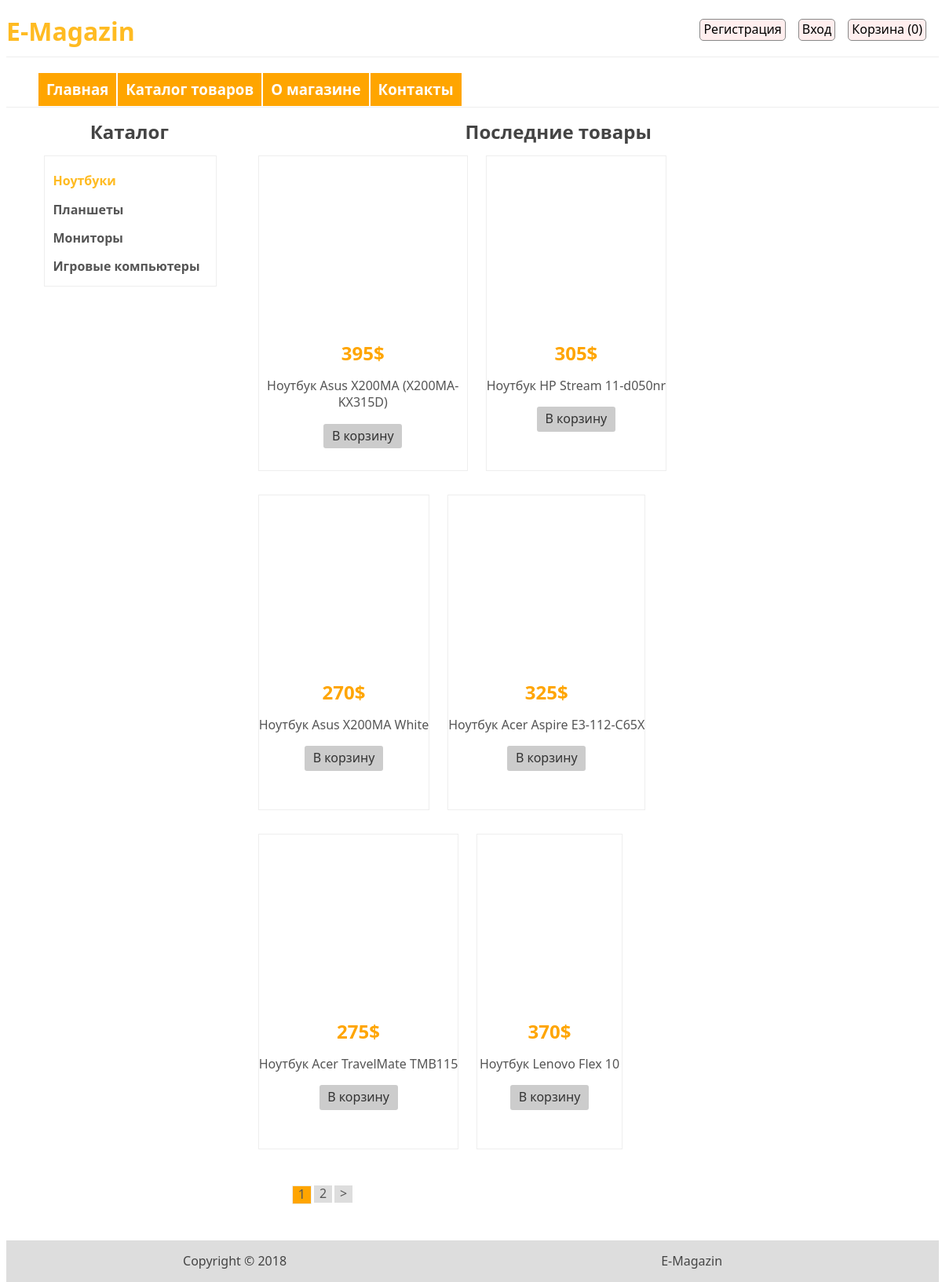
/MagazinSite/category/13, run on the app's committed database.
### tables this page shows
CREATE TABLE IF NOT EXISTS `category` (
  `id` int(11) NOT NULL AUTO_INCREMENT,
  `name` varchar(255) NOT NULL,
  `sort_order` int(11) NOT NULL DEFAULT '0',
  `status` int(11) NOT NULL DEFAULT '1',
  PRIMARY KEY (`id`)
);

CREATE TABLE IF NOT EXISTS `product` (
  `id` int(11) NOT NULL AUTO_INCREMENT,
  `name` varchar(255) NOT NULL,
  `category_id` int(11) NOT NULL,
  `code` int(11) NOT NULL,
  `price` int(11) NOT NULL,
  `availability` int(11) NOT NULL,
  `brand` varchar(255) NOT NULL,
  `description` text NOT NULL,
  `is_new` int(11) NOT NULL DEFAULT '0',
  `is_recommended` int(11) NOT NULL DEFAULT '0',
  `status` int(11) NOT NULL DEFAULT '1',
  PRIMARY KEY (`id`)
);

### MagazinSite/config/routes.php (called while the page is built)
<?php
return array(
    'product/([0-9]+)' => 'product/view/$1',
    'catalog/page-([0-9]+)' => 'catalog/index/$1',
    'catalog/' => 'catalog/index',
    'category/([0-9]+)/page-([0-9]+)' => 'catalog/category/$1/$2',
    'category/([0-9]+)' => 'catalog/category/$1',
    'cart/add/([0-9]+)' => 'cart/add/$1',
    'cart/addAjax/([0-9]+)' => 'cart/addAjax/$1',
    'cart/delete/([0-9]+)' => 'cart/delete/$1',
    'cart/checkout' => 'cart/checkout',
    'cart/deleteAll' => 'cart/deleteAll',
    'cart' => 'cart/index',
    'user/register' => 'user/register',
    'user/login' => 'user/login',
    'user/logout' => 'user/logout',
    'cabinet/edit' => 'cabinet/edit',
    'cabinet/orders' => 'cabinet/orders',
    'cabinet/order/view/([0-9]+)' => 'cabinet/viewOrder/$1',
    'cabinet' => 'cabinet/index',
    'admin/product/create' => 'adminProduct/create',
    'admin/product/update/([0-9]+)' => 'adminProduct/update/$1',
    'admin/product/delete/([0-9]+)' => 'adminProduct/delete/$1',
    'admin/product' => 'adminProduct/index',
    'admin/category/create' => 'adminCategory/create',
    'admin/category/update/([0-9]+)' => 'adminCategory/update/$1',
    'admin/category/delete/([0-9]+)' => 'adminCategory/delete/$1',
    'admin/category' => 'adminCategory/index',
    'admin/order/update/([0-9]+)' => 'adminOrder/update/$1',
    'admin/order/delete/([0-9]+)' => 'adminOrder/delete/$1',
    'admin/order/view/([0-9]+)' => 'adminOrder/view/$1',
    'admin/order' => 'adminOrder/index',
    'admin' => 'admin/index',
    'about' => 'site/about',
    'contacts' => 'site/contact',
    '' => 'site/index',
);

### MagazinSite/controllers/CatalogController.php (called while the page is built, shortened)
<?php
class CatalogController {
    public function actionCategory($categoryId, $page = 1){
        $categories = Category::getCategoriesList();
        $categoryProducts = Product::getProductsListByCategory($categoryId, $page);
        $total = Product::getTotalProductsInCategory($categoryId);
        $pagination = new Pagination($total, $page, Product::SHOW_BY_DEFAULT, 'page-');
        require_once (ROOT . '/views/catalog/category.php');
        return true;
    }
}

### MagazinSite/index.php (called while the page is built, shortened)
<?php
require_once(ROOT.'/components/Autoload.php');
$router = new Router();
$router->run();

### MagazinSite/models/Category.php (called while the page is built, shortened)
<?php
class Category {
    public static function getCategoriesList(){
        $db= Db::getConnection();
        $categoryList = array();
        $sql = 'SELECT id, name FROM category '
                . 'ORDER BY sort_order ASC';
        $result = $db->query($sql);
        $i = 0;
        while($row = $result->fetch()){
            $categoryList[$i]['id'] = $row['id'];
            $categoryList[$i]['name'] = $row['name'];
            $i++;
        }
        return $categoryList;
    }
}

### MagazinSite/models/Product.php (called while the page is built, shortened)
<?php
class Product {
    public static function getProductsListByCategory($categoryId = false, $page = 1) {
        $limit = Product::SHOW_BY_DEFAULT;
        $offset = ($page - 1) * self::SHOW_BY_DEFAULT;
        $db = Db::getConnection();
        $sql = 'SELECT id, name, price, is_new FROM product '
                . 'WHERE status = 1 AND category_id = :category_id '
                . 'ORDER BY id ASC LIMIT :limit OFFSET :offset';
        $result = $db->prepare($sql);
        $result->bindParam(':category_id', $categoryId, PDO::PARAM_INT);
        $result->bindParam(':limit', $limit, PDO::PARAM_INT);
        $result->bindParam(':offset', $offset, PDO::PARAM_INT);
        $result->execute();
        $products = array();
        $i = 0;
        while ($row = $result->fetch()) {
            $products[$i]['id'] = $row['id'];
            $products[$i]['name'] = $row['name'];
            $products[$i]['price'] = $row['price'];
            $products[$i]['is_new'] = $row['is_new'];
            $i++;
        }
        return $products;
    }
    public static function getTotalProductsInCategory($categoryId) {
        $db = Db::getConnection();
        $sql = 'SELECT count(id) AS count FROM product WHERE status="1" AND category_id = :category_id';
        $result = $db->prepare($sql);
        $result->bindParam(':category_id', $categoryId, PDO::PARAM_INT);
        $result->execute();
        $row = $result->fetch();
        return $row['count'];
    }
}

### MagazinSite/components/Autoload.php (called while the page is built, shortened)
<?php
spl_autoload_register(function ($class_name){
    $array_paths = array(
        '/models/',
        '/components/'
    );
    foreach ($array_paths as $path){
        $path = ROOT . $path .$class_name . '.php';
    }
});

### MagazinSite/views/catalog/category.php (the view, shortened to what this page needs)
<?php include ROOT . '/views/layouts/header.php'; ?>
<section>
    <div class="left-sidebar">
        <h2>Каталог</h2>
        <div class="category-panel">
            <?php foreach ($categories as $categoryItem): ?>
                <div class="category">
                    <h4>
                        <a href="/MagazinSite/category/<?php echo$categoryItem['id']; ?>"
                           class="<?php if ($categoryId == $categoryItem['id']) echo 'active'; ?>">
                               <?php echo $categoryItem['name']; ?>
                        </a>
                    </h4>
                </div>
            <?php endforeach; ?>
        </div>
    </div>
    <div class="products">
        <h2 class="title text-center">Последние товары</h2>
        <?php foreach ($categoryProducts as $product): ?>
            <div class="single-products">
                <span class="product-img">
                </span>
                <h2><?php echo $product['price']; ?>$</h2>
                <p>
                    <a href="/MagazinSite/product/<?php echo $product['id']; ?>">
                        <?php echo $product['name']; ?>
                    </a>
                </p>
                <a href="#" data-id="<?php echo $product['id']; ?>" class="add-to-cart">В корзину</a>
            </div>
        <?php endforeach; ?>
    </div>
    <?php echo $pagination->get(); ?>
</section>
<?php include ROOT . '/views/layouts/footer.php'; ?>

### MagazinSite/components/Router.php (shortened to what this page needs)
<?php
class Router {
    private  $routes;
    public function __construct() {
        $routesPath = ROOT.'/config/routes.php';
        $this->routes = include($routesPath);
    }
    private function getURI(){
         if (!empty($_SERVER['REQUEST_URI'])){
             return substr($_SERVER['REQUEST_URI'], strlen('/MagazinSite/'));
        }
    }
    public function run(){
        $uri = $this->getURI();
        foreach ($this->routes as $uriPattern => $path){
            if(preg_match("~$uriPattern~", $uri)){
                $internalRoute = preg_replace("~$uriPattern~", $path, $uri);
                $segments = explode('/', $internalRoute);
                $controllerName = array_shift($segments).'Controller';
                $actionName = 'action'.ucfirst(array_shift($segments));
                $parameters = $segments;
                $controllerObject = new $controllerName;
                $result = call_user_func_array(array($controllerObject, $actionName), $parameters);
                if($result != null){
                    break;
                }
            }
        }
    }
}

### MagazinSite/template/css/style.css (style rules this page uses)
html { height: 100%; width: 99%; }
body { width: 100%; height: 100%; color: #444; font-size: 1em; font-family: "Segoe UI", sans-serif; line-height: 135%; }
a { color: #555; text-decoration: none; transition: all.6s ease; -moz-transition: all.6s ease; -webkit-transition: all.6s ease; -ms-transition: all.6s ease; }
section { margin-left: 4%; width: 92%; }
.left-sidebar { float: left; width: 20%; }
.left-sidebar h2 { text-align: center; }
.category-panel { width: 100%; display: block; float: left; border: 1px solid #eee; }
.category { display: block; margin-bottom: 20px; height: 15px; width: 100%; text-align: left; margin-left: 5%; }
.category .active { color: #fb2; }
.products { margin-left: 5%; float: left; width: 70%; }
.products h2 { text-align: center; }
.single-products { display: block; margin-right: 3%; margin-bottom: 30px; min-width: 24%; max-width: 265px; height: 400px; float:left; border: 1px solid #eee; }
.product-img { float: left; display: block; width: 100%; height: 60%; }
.single-products h2 { color: orange; text-align: center; }
.single-products p { color: #444; text-align: center; }
.add-to-cart { display: block; color: #333; text-align: center; background-color: #ccc; border-radius: 3px; padding: 5px; width: 90px; margin-left: auto; margin-right: auto; margin-bottom: 10px; }

### data on the page
category: name "Ноутбуки"
category: name "Планшеты"
category: name "Мониторы"
category: name "Игровые компьютеры"
product: price "395", name "Ноутбук Asus X200MA (X200MA-KX315D)"
product: price "305", name "Ноутбук HP Stream 11-d050nr"
product: price "270", name "Ноутбук Asus X200MA White"
product: price "325", name "Ноутбук Acer Aspire E3-112-C65X"
product: price "275", name "Ноутбук Acer TravelMate TMB115"
product: price "370", name "Ноутбук Lenovo Flex 10"

### other printed values
$text "2"
$text ">"
